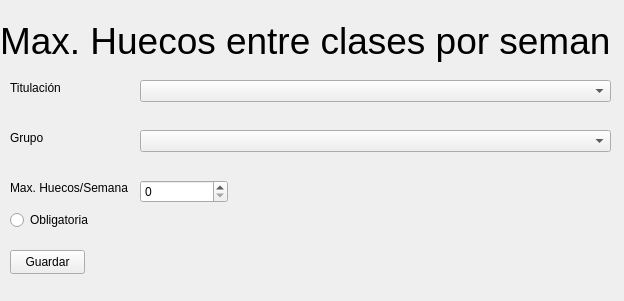
<?xml version="1.0" encoding="UTF-8"?>
<ui version="4.0">
 <class>MaxHuecosSemana</class>
 <widget class="QWidget" name="MaxHuecosSemana">
  <property name="geometry">
   <rect>
    <x>0</x>
    <y>0</y>
    <width>624</width>
    <height>301</height>
   </rect>
  </property>
  <property name="windowTitle">
   <string>maxHuecosSemana</string>
  </property>
  <widget class="QLabel" name="Title">
   <property name="geometry">
    <rect>
     <x>0</x>
     <y>10</y>
     <width>611</width>
     <height>61</height>
    </rect>
   </property>
   <property name="font">
    <font>
     <pointsize>28</pointsize>
    </font>
   </property>
   <property name="text">
    <string>Max. Huecos entre clases por semana</string>
   </property>
  </widget>
  <widget class="QLabel" name="grupo">
   <property name="geometry">
    <rect>
     <x>10</x>
     <y>130</y>
     <width>49</width>
     <height>16</height>
    </rect>
   </property>
   <property name="text">
    <string>Grupo</string>
   </property>
  </widget>
  <widget class="QComboBox" name="grupoText">
   <property name="geometry">
    <rect>
     <x>140</x>
     <y>130</y>
     <width>471</width>
     <height>22</height>
    </rect>
   </property>
  </widget>
  <widget class="QLabel" name="huecos">
   <property name="geometry">
    <rect>
     <x>10</x>
     <y>180</y>
     <width>121</width>
     <height>16</height>
    </rect>
   </property>
   <property name="text">
    <string>Max. Huecos/Semana</string>
   </property>
  </widget>
  <widget class="QSpinBox" name="huecosText">
   <property name="geometry">
    <rect>
     <x>140</x>
     <y>180</y>
     <width>88</width>
     <height>23</height>
    </rect>
   </property>
  </widget>
  <widget class="QPushButton" name="save">
   <property name="geometry">
    <rect>
     <x>10</x>
     <y>250</y>
     <width>75</width>
     <height>24</height>
    </rect>
   </property>
   <property name="text">
    <string>Guardar</string>
   </property>
  </widget>
  <widget class="QLabel" name="titulacion">
   <property name="geometry">
    <rect>
     <x>10</x>
     <y>80</y>
     <width>51</width>
     <height>16</height>
    </rect>
   </property>
   <property name="text">
    <string>Titulación</string>
   </property>
  </widget>
  <widget class="QComboBox" name="titulacionText">
   <property name="geometry">
    <rect>
     <x>140</x>
     <y>80</y>
     <width>471</width>
     <height>22</height>
    </rect>
   </property>
  </widget>
  <widget class="QRadioButton" name="obligatoria">
   <property name="geometry">
    <rect>
     <x>10</x>
     <y>210</y>
     <width>92</width>
     <height>20</height>
    </rect>
   </property>
   <property name="text">
    <string>Obligatoria</string>
   </property>
  </widget>
 </widget>
 <resources/>
 <connections/>
</ui>
